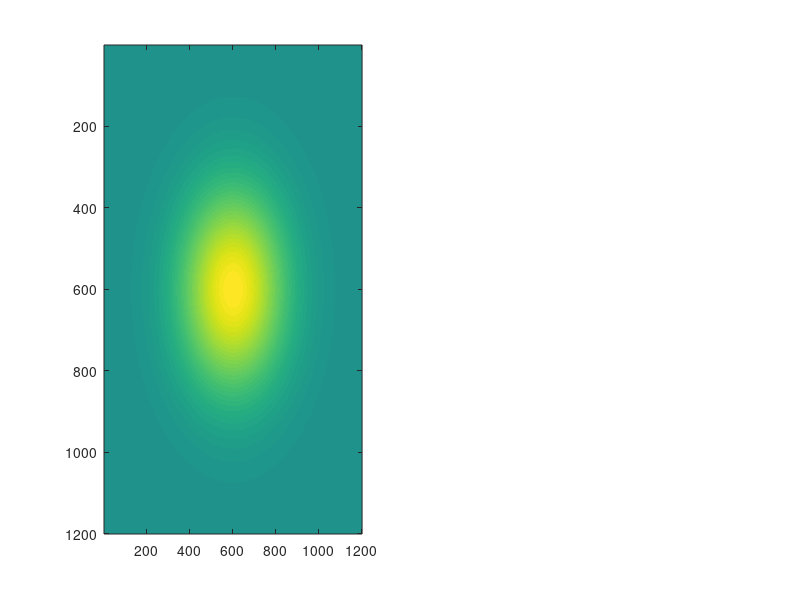

MATLAB code for this plot: (Note: this script raises an error after producing the figure.)
function [grating, gaussian] = generate_grating(varargin)

    % Image size, pixels.
    img_size = 1200;
    
    % Wavelength, pixels / cycle.
    lambda = 400;
    
    % Initial phase, radians.
    phase = 0.0 / 180.0 * pi;
    
    % Grating orientation, radians.
    angle = 120.0 / 180.0 * pi;
    
    % Standard deviation for the gaussian envelope relative to the image size.
    sigma = 0.15; % in pixels - 20.0 / img_size;
    
    % Values in the gaussian envelope below this threshold are of the same
    % color as the background.
    trim_thr = 0.005;

    % Background color.
    bkg_color = 128;
    
    %%%%%%%%%%%%%%%%%%%%%%%%%%%%%%%%%%%%%%%%%%%%%%%%%%%%%%%%%%%%%%%%%%%%%%%
    
    % Scale the future image to fit the range from -0.5 to 0.5. 
    x = (0:(img_size - 1)) / (img_size - 1) - 0.5;
    
    % Construct a grating.
    [xm, ym] = meshgrid(x, x);
    coors    = xm * cos(angle) + ym * sin(angle);
    coors    = 2 * pi * img_size / lambda * coors;
    grating  = sin(coors + phase);
    
    % Gaussian envelope.
    gaussian = exp(-(xm .^ 2 + ym .^ 2) ./ (2 * sigma ^ 2));        
    
    % Convolve the gaussian envelope with a generated grating. The range of
    % values is between -1 and +1.
    grating  = gaussian .* grating;
    
    % Use a grayscale color scheme (0 - black, 255 white).
    grating  = round(255 / 2.0 * (grating + 1)); 
   
    % Set the color of the pixels outside the aperture to the color of the background.
    aperture = gaussian < trim_thr;
    grating(aperture) = bkg_color;
    grating = uint8(grating);
        
    % Show the gaussian envelope and the grating.
    figure;
    subplot(1, 2, 1), imagesc(gaussian, [-1 1]), colormap gray(256), axis off, axis image;
    subplot(1, 2, 2), imshow(grating), axis off, axis image; 
    
    %%%%%%%%%%%%%%%%%%%%%%%%%%%%%%%%%%%%%%%%%%%%%%%%%%%%%%%%%%%%%%%%%%%%%%%
    
    if ~isempty(varargin)
        imwrite(grating, varargin{1}, 'jpg');
    end
        
end
